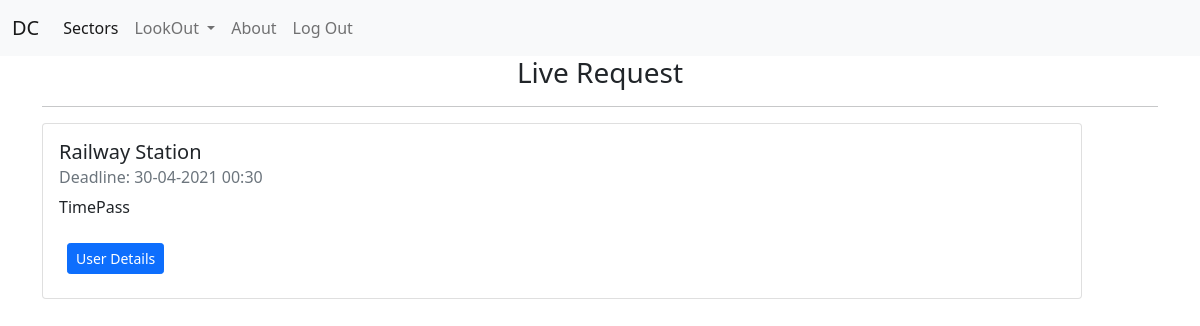
Page /detail-request/8/ (signed in) on the committed database.
### connect/models.py (models this page shows, shortened)
class Request(models.Model):
    requester = models.ForeignKey(User,on_delete=models.CASCADE,blank=True,related_name='req')
    sector = models.ForeignKey(SectorField,on_delete=models.CASCADE,related_name='reqsec')
    genre = models.CharField(max_length=56,null=True,blank=True)
    subject = models.CharField(max_length=128)
    content = models.TextField()
    match_with_same_gender = models.BooleanField(default=False)
    deadline = models.DateTimeField()
    is_first_year_req = models.BooleanField(default=False)
    created_at = models.DateTimeField(auto_now_add=True)
    deleted = models.BooleanField(default=False)
    pending = models.BooleanField(default=True)
    class Meta:
        ordering = ['-created_at']

### connect/views.py (the view)
# urls.py: path('detail-request/<int:id>/',views.detailed_request_view,name='detail-request'),
@login_required
def detailed_request_view(request,id):
    req_obj = get_object_or_404(Request,pk=id)
    if req_obj.deleted:
        raise PermissionDenied()
    if (request.user.info.year != 1):
        if (req_obj.is_first_year_req):
            raise PermissionDenied()
    if (request.user.info.year == 1):
        if not (req_obj.is_first_year_req):
            raise PermissionDenied()
    if(req_obj.match_with_same_gender):
        if(request.user.info.gender != req_obj.requester.info.gender):
            raise PermissionDenied()
    already_sent = False
    initial_req_obj,created = InitialMatchingRequest.objects.get_or_create(request=req_obj)
    req_users = initial_req_obj.req_users.all()
    final_accepted = False
    final_req_obj,created1 = FinalMatchingRequest.objects.get_or_create(request=req_obj)
    final_req_users = final_req_obj.final_req_users.all()
    if(request.user in req_users):
        already_sent = True
    if(request.user in final_req_users):
        final_accepted = True
    context = {
        'req_object':req_obj,
        'already_sent':already_sent,
        'final_accepted':final_accepted
    }
    return render(request,'connect/request-detail.html',context=context)

### connect/templates/connect/request-detail.html (shortened to what this page needs)
{% extends 'base.html' %}
{% block content %}
<h3 class="text-center">Live Request</h3>
<hr>
<div class="row">
    <div class="col-12">
        <div class="card" style="width: 65rem;">
            <div class="card-body">
                <h5 class="card-title">{{req_object.subject}}</h5>
                <h6 class="card-subtitle mb-2 text-muted">Deadline: {{req_object.deadline | date:'d-m-Y H:i'}}</h6>
                <p class="card-text">{{req_object.content}}</p>
                {% if request.user != req_object.requester %}
                    {% if final_accepted %}
                        <a class="btn btn-primary btn-sm ms-2 my-2" href="">User Details</a>
                    {% else %}
                        {% if already_sent %}
                            <a href="{% url 'connect:addremove-sender' req_object.id %}" class="btn btn-warning btn-sm">Cancel!</a>
                        {% else %}
                            <a href="{% url 'connect:addremove-sender' req_object.id %}" class="btn btn-success btn-sm">Request :)</a>
                        {% endif %}
                    {% endif %}
                {% endif %}
            </div>
        </div>
    </div>
</div>
{% endblock %}

### rows in the picture
Request: subject "Railway Station", deadline "30-04-2021 00:30", content "TimePass"
